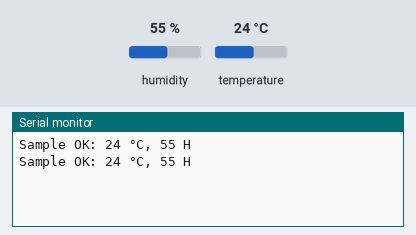
This sketch was run on a simulated Arduino Uno, built with avr-gcc and run on an emulated ATmega328P. Shown: the last lines printed to the serial monitor. The test bench sets the inputs (shaded band); at power-on: humidity 55 %, temperature 24 °C.

Above: at 2.3 s.
2.4 s: humidity set to 22 %
At 3.5 s:
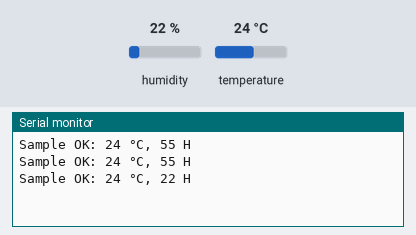
4.5 s: temperature set to 12 °C
At 5.6 s:
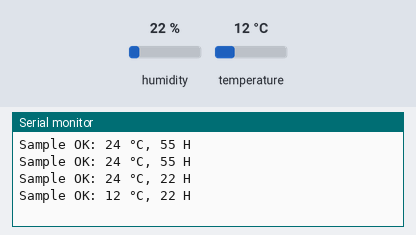
6.6 s: humidity set to 40 %
At 8.4 s:
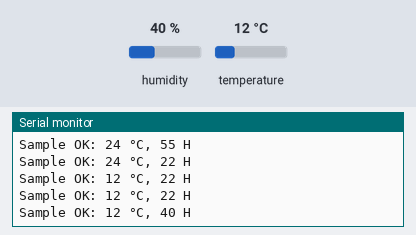
Timing chart, 0 to 9.9 s (numbered marks = the images above; inputs shaded):
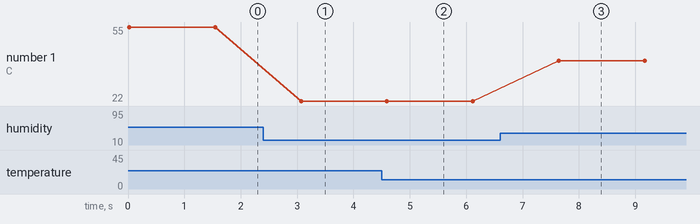

Measured:
- after the input at 2.4 s, the serial monitor: prints a new line after 0.67 s (image 1)
- after the input at 4.5 s, the serial monitor: prints a new line after 0.09 s (image 2)
- after the input at 6.6 s, the serial monitor: prints a new line after 1.0 s (image 3)
- plotted number 1: 55 → 22 after the input at 2.4 s, 22 → 40 after the input at 6.6 s

The sketch:

sensor-test.ino
```cpp
#include <SimpleDHT.h>

SimpleDHT11 dht11;

const int sPin = 0;

void setup() {
  Serial.begin(115200);
}

void loop() {
  byte temp = 0;
  byte umid = 0;

  int err = SimpleDHTErrSuccess;
  if ((err = dht11.read(sPin, &temp, &umid, NULL)) != SimpleDHTErrSuccess) {
    Serial.print("Read DHT11 failed, err=");
    Serial.println(err);
    delay(1000);
    return;
  }

  Serial.print("Sample OK: ");
  Serial.print((int)temp); Serial.print(" °C, ");
  Serial.print((int)umid); Serial.println(" H");

  // DHT11 sampling rate is 1HZ.
  delay(1500);
}
```
